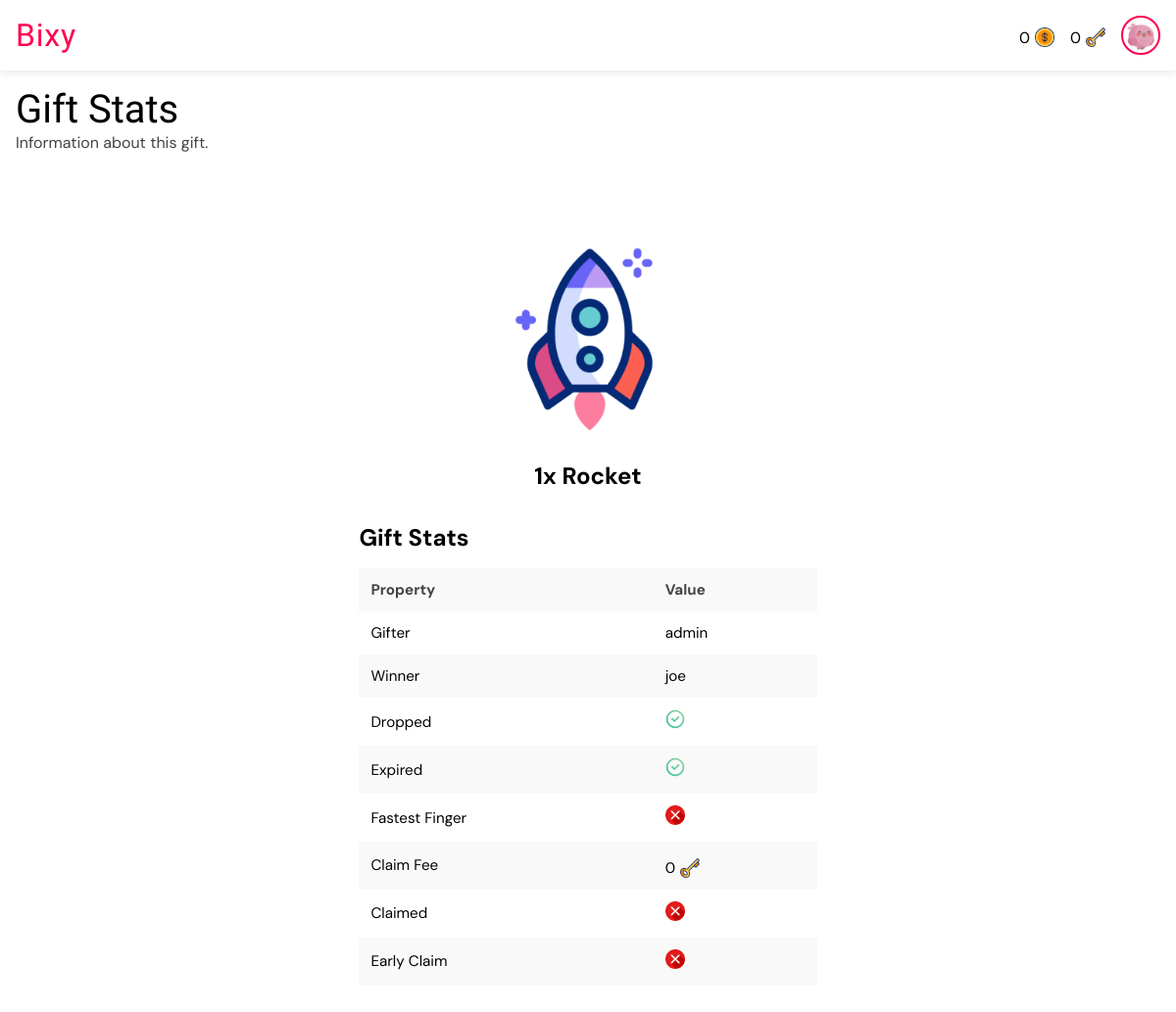
/gifts/122/stats/ (signed in), run on the app's committed database.
### giftapp/models.py (models this page shows, shortened)
class User(AbstractUser):
    gender = models.CharField(max_length=6, choices=GENDERS, default=GENDERS[0][0])
    is_verified = models.BooleanField(default=False, help_text="If the user's email address is verified or not.")
    email = models.EmailField(unique=True, blank=False, null=False)
    new_email = models.EmailField(unique=False, blank=True, null=True)
    coins = models.PositiveIntegerField(default=0)
    won_coins = models.PositiveIntegerField(default=0)
    keys = models.PositiveIntegerField(default=0)
    verify_code = models.CharField(max_length=255, null=True, blank=True)
    change_email_code = models.CharField(max_length=255, null=True, blank=True)
    profile_pic = models.ForeignKey(ProfilePicture, on_delete=models.SET_NULL, related_name='owners', null=True)
    USERNAME_FIELD = "email"
    REQUIRED_FIELDS = ["username"]

class ProfilePicture(models.Model):
    name = models.CharField(max_length=50, null=False, blank=False)
    image = models.ImageField(null=False, blank=False, upload_to='profile_pics')

class GiftTransaction(models.Model):
    gifter = models.ForeignKey(User, on_delete=models.CASCADE, related_name="gifts_sent")
    recipient = models.ForeignKey(User, on_delete=models.CASCADE, related_name="gifts_received", null=True, blank=True)
    gift = models.ForeignKey(Gift, on_delete=models.CASCADE, related_name='transactions')
    quantity = models.PositiveIntegerField(default=1, help_text="Number of this gift to buy.")
    early_claim_fee = models.PositiveIntegerField(default=0, help_text="Number of keys paid to claim the gift early if not dropped. FF gifts cannot have early claim fee greater than 0.")
    claim_fee = models.PositiveIntegerField(default=1, help_text="Number of keys paid to claim the gift if dropped.")
    paid_users = models.ManyToManyField(User, related_name="paid_gifts", blank=True)
    message = models.CharField(max_length=255, blank=True)
    is_visible = models.BooleanField(default=True, help_text="If the actual gift is shown or hidden.")
    is_fastest_finger = models.BooleanField(default=False, help_text="If the gift is won by fastest finger only.")
    expire_rate = models.PositiveIntegerField(default=1, help_text="Number of hours before the gift expires (1 - 24). Must be greater than drop rate.")
    drop_rate = models.PositiveIntegerField(default=0, help_text="Number of hours before the gift drops (0 - 23). Drop rates for FF gifts must be 0.")
    expire_date = models.DateTimeField(default=timezone.now)
    drop_date = models.DateTimeField(default=timezone.now)
    created_at = models.DateTimeField(default=timezone.now)
    reveals = models.ManyToManyField(User, related_name="gift_reveals", blank=True)
    claimed_by = models.ForeignKey(
        User, null=True, blank=True, on_delete=models.SET_NULL, related_name="gifts_claimed"
    )
    def seconds_until_expire(self):
        delta = self.expire_date - timezone.now()
        return max(0, int(delta.total_seconds()))
    def is_due_for_expire(self):
        return self.seconds_until_expire() <= 0
    def seconds_until_drop(self):
        delta = self.drop_date - timezone.now()
        return max(0, int(delta.total_seconds()))
    def is_due_for_drop(self):
        return self.seconds_until_drop() <= 0

class Gift(models.Model):
    name = models.CharField(max_length=50, null=True, blank=True)
    cost = models.PositiveIntegerField(default=0)
    image = models.ImageField(null=True, blank=True, upload_to='gift_images')
    gif = models.FileField(null=True, blank=True, upload_to='gift_gifs')

### giftapp/views.py (the view)
# urls.py: path("gifts/<int:gift_transaction_id>/stats/", views.gift_stats, name="view_gift_stats"),
@login_required
def gift_stats(request, gift_transaction_id):
    gift_transaction = get_object_or_404(GiftTransaction, id=gift_transaction_id)
    return render(request, "gift_stats.html", {'gift_transaction': gift_transaction})

### templates/gift_stats.html (shortened to what this page needs)
{% extends 'base.html' %}
{% load static %}
{% load humanize %}
{% load timefilters %}
{% block title %}
<link rel="stylesheet" href="{% static 'css/all_gifts.css' %}">
{% endblock %}
{% block body %}
<div class="heading">
    <h1>Gift Stats</h1>
    <p>Information about this gift.</p>
</div>
<div class="buy">
    <div class="buy-sub">
        <div class="gift-info">
            {% if gift_transaction.gifter == request.user or gift_transaction.recipient == request.user %}
            <img src="{{ gift_transaction.gift.gif.url }}" alt="Gift image">
            <h2>{{ gift_transaction.quantity|intcomma }}x {{ gift_transaction.gift.name }}</h2>
            {% elif gift_transaction.gifter != request.user and gift_transaction.recipient != request.user %}
            {% if gift_transaction.is_visible or gift_transaction.is_due_for_expire %}
            <img src="{{ gift_transaction.gift.gif.url }}" alt="Gift image">
            <h2>{{ gift_transaction.quantity|intcomma }}x {{ gift_transaction.gift.name }}</h2>
            {% else %}
            <img src="{% static 'images/search.gif' %}" alt="Gift image">
            <h2>Hidden Gift</h2>
            <p>Gift will be visible when it expires.</p>
            {% endif %}
            {% endif %}
        </div>
        <div class="table-container">
            <h2>Gift Stats</h2>
            <table>
                <thead>
                    <tr>
                        <th>Property</th>
                        <th>Value</th>
                    </tr>
                </thead>
                <tbody>
                    <tr>
                        <td>Gifter</td>
                        <td>{{ gift_transaction.gifter.username }}</td>
                    </tr>
                    {% if gift_transaction.gifter != request.user and gift_transaction.recipient != request.user and gift_transaction.is_due_for_expire %}
                    <tr>
                        <td>Winner</td>
                        {% if gift_transaction.recipient %}
                        <td>{{ gift_transaction.recipient.username }}</td>
                        {% else %}
                        <td>--</td>
                        {% endif %}
                    </tr>
                    {% endif %}
                    <tr>
                        <td>Dropped</td>
                        {% if gift_transaction.is_due_for_drop %}
                        <td><img src="{% static 'images/check.png' %}" alt="player status image" width="20" height="20">
                        </td>
                        {% else %}
                        <td><img src="{% static 'images/x-button.png' %}" alt="player status image" width="20"
                                height="20"></td>
                        {% endif %}
                    </tr>
                    <tr>
                        <td>Expired</td>
                        {% if gift_transaction.is_due_for_expire %}
                        <td><img src="{% static 'images/check.png' %}" alt="player status image" width="20" height="20">
                        </td>
                        {% else %}
                        <td><img src="{% static 'images/x-button.png' %}" alt="player status image" width="20"
                                height="20"></td>
                        {% endif %}
                    </tr>
                    <tr>
                        <td>Fastest Finger</td>
                        {% if gift_transaction.is_fastest_finger %}
                        <td><img src="{% static 'images/check.png' %}" alt="player status image" width="20" height="20">
                        </td>
                        {% else %}
                        <td><img src="{% static 'images/x-button.png' %}" alt="player status image" width="20"
                                height="20"></td>
                        {% endif %}
                    </tr>
                    <tr>
                        <td>Claim Fee</td>
                        <td>
                            <div class="cost td-content">
                                <p>{{ gift_transaction.claim_fee|intcomma }}</p>
                                <img src="{% static 'images/key.png' %}" alt="Coin image">
                            </div>
                        </td>
                    </tr>
                    {% if gift_transaction.gifter != request.user %}
                    <tr>
                        <td>Claimed</td>
                        {% if request.user in gift_transaction.reveals.all %}
                        <td><img src="{% static 'images/check.png' %}" alt="player status image" width="20" height="20">
                        </td>
                        {% else %}
                        <td><img src="{% static 'images/x-button.png' %}" alt="player status image" width="20"
                                height="20"></td>
                        {% endif %}
                    </tr>
                    {% endif %}
                    {% if not gift_transaction.is_fastest_finger %}
                    <tr>
                        <td>Early Claim</td>
                        {% if gift_transaction.early_claim_fee > 0 %}
                        <td><img src="{% static 'images/check.png' %}" alt="player status image" width="20" height="20">
                        </td>
                        {% else %}
                        <td><img src="{% static 'images/x-button.png' %}" alt="player status image" width="20"
                                height="20"></td>
                        {% endif %}
                    </tr>
                    {% endif %}
                </tbody>
            </table>
        </div>
    </div>
</div>
{% endblock %}

### templates/base.html (shortened to what this page needs)
<!DOCTYPE html>
<html lang="en">
<head>
    {% load static %}
    {% load humanize %}
    {% load timefilters %}
    {% block title %} {% endblock %}
</head>
<body>
    <nav class="navbar">
        <div class="logo-container" role="link" tabindex="0">
            <a href="{% url 'all_gifts' %}" class="logo-text">Bixy</a>
        </div>
        <div class="profile-section" id="profileSection">
            {% if user.is_authenticated %}
            <a href="{% url 'buy_coins' %}" style="text-decoration: none; color: black;">
                <div class="cost">
                    <p>{{ user.coins|intcomma }}</p>
                    <img src="{% static 'images/dollar.png' %}" alt="Gift image">
                </div>
            </a>
            <a href="{% url 'buy_coins' %}" style="text-decoration: none; color: black;">
                <div class="cost">
                    <p>{{ user.keys|intcomma }}</p>
                    <img src="{% static 'images/key.png' %}" alt="Gift image">
                </div>
            </a>
            <a href="{% url 'profile' %}">
                <img src="{{ user.profile_pic.image.url }}" alt="Profile picture" class="profile-pic" />
            </a>
            {% else %}
            <a href="{% url 'signin' %}" class="btn login">Login</a>
            <a href="{% url 'signup' %}" class="btn signup">Sign Up</a>
            {% endif %}
        </div>
    </nav>
    <main>
        <section>
            {% block body %} {% endblock %}
        </section>
    </main>
</body>
</html>

### static/css/all_gifts.css (style rules this page uses)
* { margin: 0; padding: 0; box-sizing: border-box; font-family: "DM Sans", sans-serif; font-optical-sizing: auto; font-style: normal; }
html { font-size: 16px; }
:root { --background-color: white; --text-color: black; --label-color: #555; --even-row-color: #f9f9f9; --input-background-color: white; --input-text-color: black; --input-border-color: #ccc; --sub-text-color: #444; --button-color: #ff0050; --link-color: #ff0050; --button-hover-color: #7f53d2; --card-background-color: rgb(240, 235, 235); --card-text-color: var(--text-color); --card-button-color: white; --tag-bg: #dbd7d7; --tag-text: black; --padding-value: 1rem; }
* { margin: 0; padding: 0; box-sizing: border-box; }
body { background-color: var(--background-color); }
.navbar { display: flex; justify-content: space-between; align-items: center; padding: 1rem var(--padding-value); background: var(--background-color); box-shadow: 0 2px 8px rgba(0, 0, 0, 0.1); position: fixed; top: 0; width: 100%; z-index: 100; }
.logo-container { display: flex; align-items: center; cursor: pointer; user-select: none; }
.logo-text { font-weight: 700; font-size: 2rem; color: var(--button-color); line-height: 1; letter-spacing: .05rem; font-family: "Passion One", sans-serif; font-weight: 400; font-style: normal; text-decoration: none; }
.profile-section { display: flex; align-items: center; gap: 1rem; }
.profile-pic { width: 40px; height: 40px; border-radius: 50%; object-fit: cover; cursor: pointer; border: 2px solid var(--button-color); transition: box-shadow 0.3s ease; padding: .2rem; display: block; }
main { margin-top: 4.5em; }
div.heading { padding: 1rem var(--padding-value); }
div.heading h1 { font-family: "Passion One", sans-serif; font-weight: 400; font-style: normal; text-decoration: none; font-size: 2.5rem; color: var(--text-color); }
div.heading p { color: var(--sub-text-color); }
div.gift-info { display: flex; flex-direction: column; align-items: center; padding: 1em; }
div.gift-info h2 { color: var(--text-color); }
div.cost { display: flex; align-items: center; gap: 5px; justify-content: center; margin-top: .3rem; color: var(--text-color); }
div.td-content { justify-content: flex-start; }
div.cost img { width: 20px !important; height: 20px !important; }
div.buy { display: flex; flex-direction: column; align-items: center; padding: 2rem var(--padding-value); }
div.buy-sub { width: 40%; }
div.buy img { width: 250px; height: 250px; }
.table-container { background: var(--background-color); overflow-x: auto; color: var(--text-color); }
.table-container h2 { margin: 1rem 0; }
table { width: 100%; border-collapse: collapse; font-size: 0.95rem; }
tr:nth-of-type(even) { background-color: var(--even-row-color); }
th, td { padding: 0.75rem; text-align: left; }
th { background-color: var(--even-row-color); color: var(--sub-text-color); }
td img { width: 20px !important; height: 20px !important; }

### data on the page
User: coins "0", keys "0", profile_pic.image (picture)
GiftTransaction: gift.gif (picture), quantity "1", gift.name "Rocket", gifter.username "admin", recipient.username "joe", claim_fee "0"
